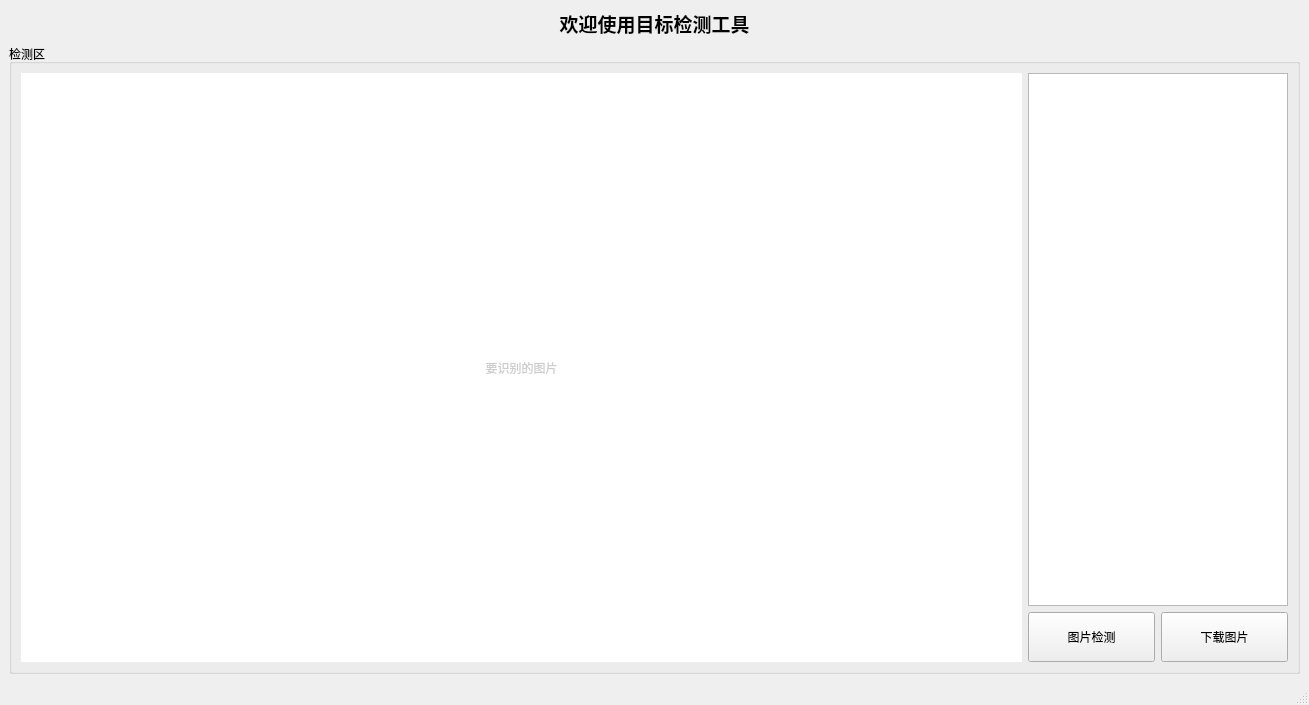
<?xml version="1.0" encoding="UTF-8"?>
<ui version="4.0">
 <class>MainWindow</class>
 <widget class="QMainWindow" name="MainWindow">
  <property name="geometry">
   <rect>
    <x>0</x>
    <y>0</y>
    <width>1309</width>
    <height>695</height>
   </rect>
  </property>
  <property name="minimumSize">
   <size>
    <width>0</width>
    <height>0</height>
   </size>
  </property>
  <property name="windowTitle">
   <string>目标检测工具</string>
  </property>
  <widget class="QWidget" name="centralwidget">
   <layout class="QVBoxLayout" name="verticalLayout_2">
    <item>
     <widget class="QLabel" name="label">
      <property name="minimumSize">
       <size>
        <width>900</width>
        <height>0</height>
       </size>
      </property>
      <property name="font">
       <font>
        <pointsize>14</pointsize>
        <weight>75</weight>
        <italic>false</italic>
        <bold>true</bold>
        <kerning>true</kerning>
       </font>
      </property>
      <property name="text">
       <string>欢迎使用目标检测工具</string>
      </property>
      <property name="alignment">
       <set>Qt::AlignCenter</set>
      </property>
      <property name="wordWrap">
       <bool>false</bool>
      </property>
     </widget>
    </item>
    <item>
     <widget class="QGroupBox" name="groupBox">
      <property name="minimumSize">
       <size>
        <width>1280</width>
        <height>630</height>
       </size>
      </property>
      <property name="title">
       <string>检测区</string>
      </property>
      <layout class="QHBoxLayout" name="horizontalLayout_3">
       <item>
        <layout class="QHBoxLayout" name="horizontalLayout_2">
         <item>
          <widget class="QLabel" name="label_new">
           <property name="enabled">
            <bool>true</bool>
           </property>
           <property name="sizePolicy">
            <sizepolicy hsizetype="Expanding" vsizetype="Expanding">
             <horstretch>0</horstretch>
             <verstretch>0</verstretch>
            </sizepolicy>
           </property>
           <property name="minimumSize">
            <size>
             <width>1000</width>
             <height>0</height>
            </size>
           </property>
           <property name="styleSheet">
            <string notr="true">QLabel {
	
	background-color: rgb(255, 255, 255);
	color: rgb(204, 204, 204);
}</string>
           </property>
           <property name="text">
            <string>要识别的图片</string>
           </property>
           <property name="alignment">
            <set>Qt::AlignCenter</set>
           </property>
          </widget>
         </item>
         <item>
          <layout class="QVBoxLayout" name="verticalLayout">
           <item>
            <widget class="QTextBrowser" name="textBrowser">
             <property name="minimumSize">
              <size>
               <width>0</width>
               <height>0</height>
              </size>
             </property>
             <property name="maximumSize">
              <size>
               <width>260</width>
               <height>16777215</height>
              </size>
             </property>
             <property name="styleSheet">
              <string notr="true"/>
             </property>
            </widget>
           </item>
           <item>
            <layout class="QHBoxLayout" name="horizontalLayout">
             <item>
              <widget class="QPushButton" name="pushButton_img">
               <property name="minimumSize">
                <size>
                 <width>0</width>
                 <height>50</height>
                </size>
               </property>
               <property name="maximumSize">
                <size>
                 <width>16777215</width>
                 <height>16777215</height>
                </size>
               </property>
               <property name="font">
                <font>
                 <weight>50</weight>
                 <bold>false</bold>
                </font>
               </property>
               <property name="text">
                <string>图片检测</string>
               </property>
              </widget>
             </item>
             <item>
              <widget class="QPushButton" name="pushButton_download">
               <property name="minimumSize">
                <size>
                 <width>0</width>
                 <height>50</height>
                </size>
               </property>
               <property name="text">
                <string>下载图片</string>
               </property>
              </widget>
             </item>
            </layout>
           </item>
          </layout>
         </item>
        </layout>
       </item>
      </layout>
     </widget>
    </item>
   </layout>
  </widget>
  <widget class="QStatusBar" name="statusbar"/>
 </widget>
 <resources/>
 <connections/>
</ui>
